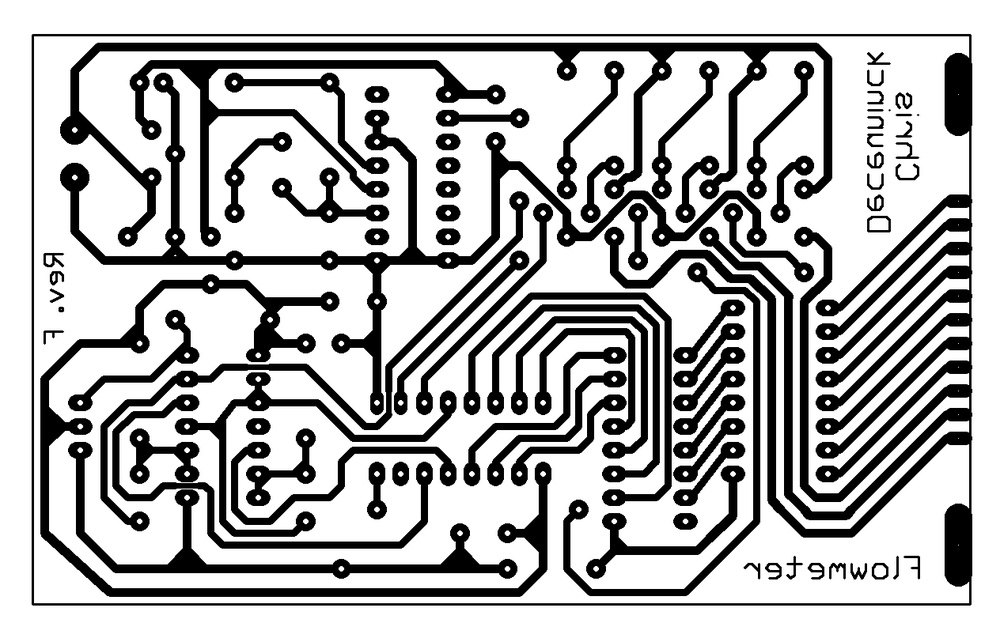
%> input picture PCB-Database/pcb1.jpg, 1000 x 638 px, shrunk from 1264 x 807 before the run
$ octave Untitled.m   (GNU Octave 9; MATLAB toolbox functions it lacks are replaced by stand-ins)
%> lines starting %> are read from the running program, lines starting %| are printed output that depends on the picture
I = imread('C:\Users\Skywalker\Desktop\BE project\Database\pcb1.jpg');
%> I is the input picture: size 638x1000 uint8; min 0, max 255, mean 182.3
%J = imrotate(I,35,'bilinear');
figure(1);
imshow(I)
%I = imread('cameraman.tif');
J = imread('C:\Users\Skywalker\Desktop\BE project\Database\pcb1_left.jpg');
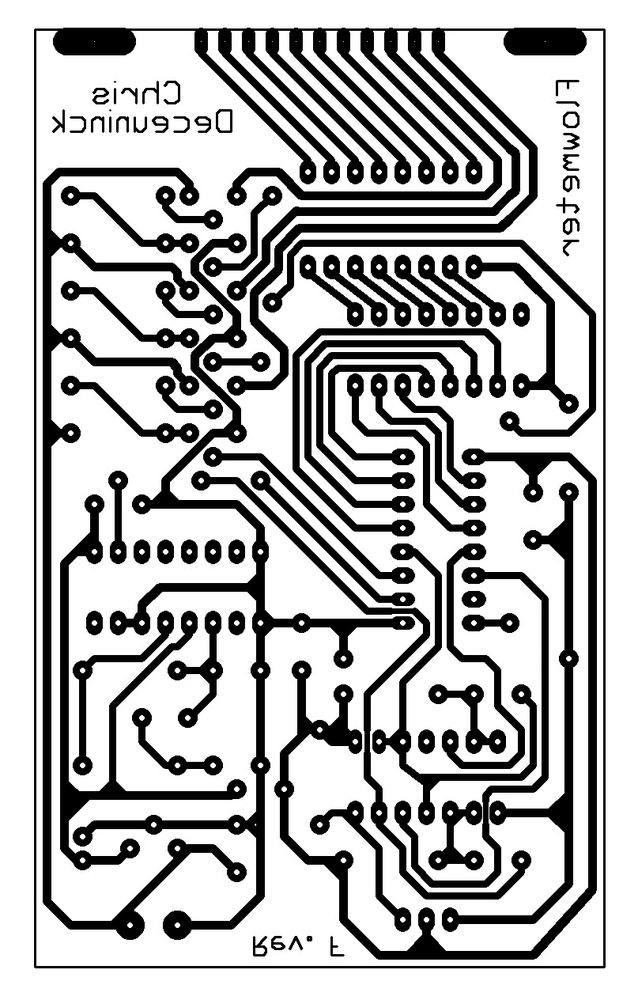
%> input picture PCB-Database/pcb1_left.jpg, 638 x 1000 px, shrunk from 807 x 1264 before the run
%> J is the input picture: size 1000x638x3 uint8; min 0, max 255, mean 182.2
figure(2);
imshow(J);
C = imfuse(I,J,'blend','Scaling','joint');
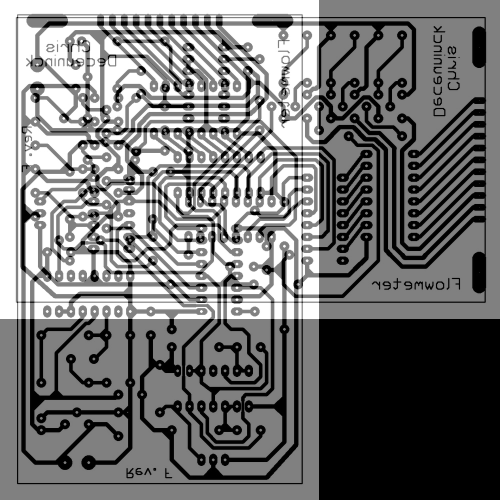
%> C: size 1000x1000x3 uint8 (shown at 1/2 size); min 0, max 255, mean 116.5
figure(3)
imshow(C);
imshowpair(I,J,'Scaling','joint');
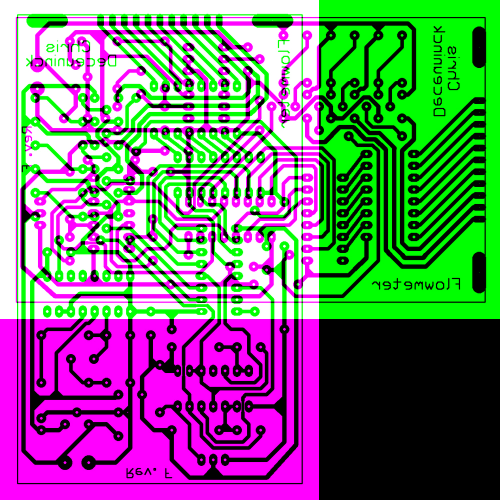
%> displayed picture: size 1000x1000x3, on the screen's scale of 0 to 255 (shown at 1/2 size); mean R, G, B 116.3, 116.3, 116.3
%> (the run ends here)
